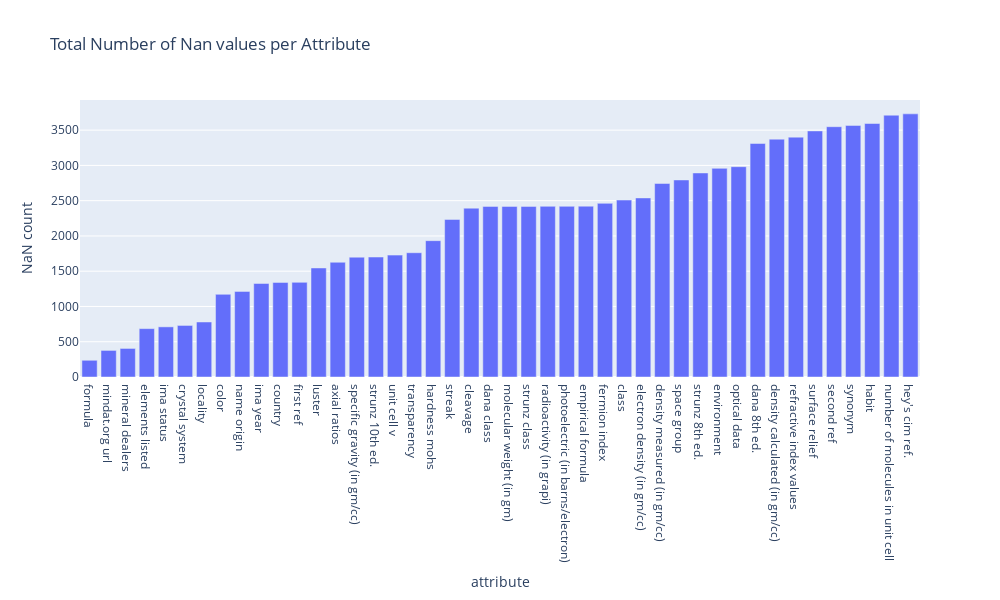
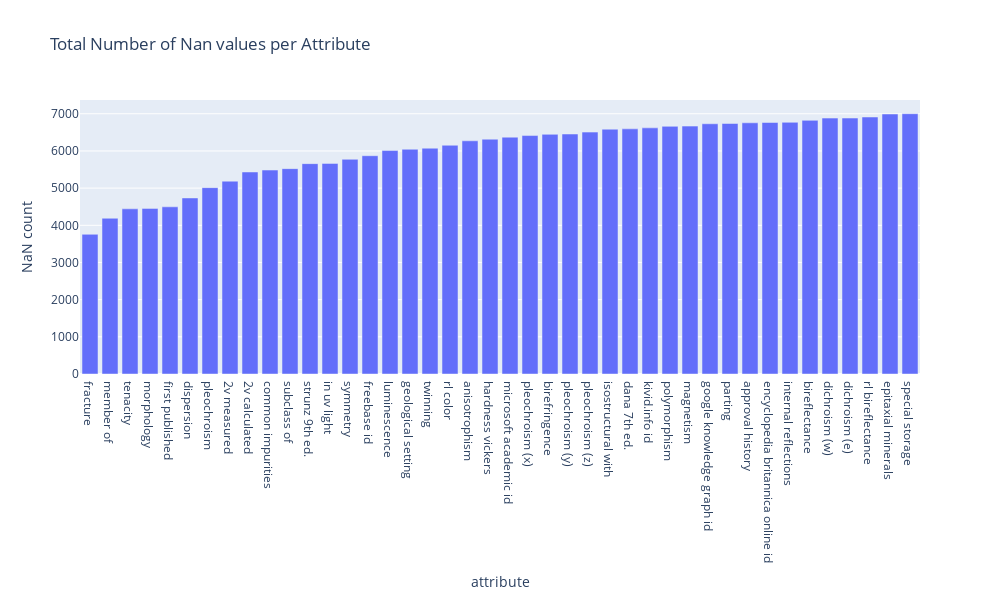

Notebook code cell kept with these figures, in order:
### Code cell
fig = px.bar(nan_df.iloc[:44], x='attribute', y='NaN count', width=1000, height=600, title="Total Number of Nan values per Attribute")
fig.show()
fig = px.bar(nan_df.iloc[44:], x='attribute', y='NaN count', width=1000, height=600, title="Total Number of Nan values per Attribute")
fig.show()

### Figure 1 — Plotly figure (JSON) as saved in the notebook; plotly's stock layout.template omitted (floating-point values rounded to 4 significant figures)
{"data": [{"alignmentgroup": "True", "hovertemplate": "attribute=%{x}<br>NaN count=%{y}<extra></extra>", "legendgroup": "", "marker": {"color": "#636efa", "pattern": {"shape": ""}}, "name": "", "offsetgroup": "", "orientation": "v", "showlegend": false, "textposition": "auto", "type": "bar", "x": ["formula", "mindat.org url", "mineral dealers", "elements listed", "ima status", "crystal system", "locality", "color", "name origin", "ima year", "country", "first ref", "luster", "axial ratios", "specific gravity (in gm/cc)", "strunz 10th ed.", "unit cell v", "transparency", "hardness mohs", "streak", "cleavage", "dana class", "molecular weight (in gm)", "strunz class", "radioactivity (in grapi)", "photoelectric (in barns/electron)", "empirical formula", "fermion index", "class", "electron density (in gm/cc)", "density measured (in gm/cc)", "space group", "strunz 8th ed.", "environment", "optical data", "dana 8th ed.", "density calculated (in gm/cc)", "refractive index values", "surface relief", "second ref", "synonym", "habit", "number of molecules in unit cell", "hey's cim ref."], "xaxis": "x", "y": [237, 377, 405, 686, 711, 731, 780, 1172, 1214, 1326, 1341, 1342, 1546, 1627, 1699, 1701, 1728, 1762, 1933, 2234, 2394, 2419, 2419, 2419, 2420, 2420, 2422, 2462, 2509, 2539, 2744, 2794, 2893, 2958, 2982, 3311, 3372, 3401, 3489, 3549, 3567, 3594, 3712, 3731], "yaxis": "y"}], "layout": {"barmode": "relative", "height": 600, "legend": {"tracegroupgap": 0}, "title": {"text": "Total Number of Nan values per Attribute"}, "width": 1000, "xaxis": {"anchor": "y", "autorange": true, "domain": [0, 1], "range": [-0.5, 43.5], "title": {"text": "attribute"}, "type": "category"}, "yaxis": {"anchor": "x", "autorange": true, "domain": [0, 1], "range": [0, 3927.0], "title": {"text": "NaN count"}, "type": "linear"}}}

### Figure 2 — Plotly figure (JSON) as saved in the notebook; plotly's stock layout.template omitted (floating-point values rounded to 4 significant figures)
{"data": [{"alignmentgroup": "True", "hovertemplate": "attribute=%{x}<br>NaN count=%{y}<extra></extra>", "legendgroup": "", "marker": {"color": "#636efa", "pattern": {"shape": ""}}, "name": "", "offsetgroup": "", "orientation": "v", "showlegend": false, "textposition": "auto", "type": "bar", "x": ["fracture", "member of", "tenacity", "morphology", "first published", "dispersion", "pleochroism", "2v measured", "2v calculated", "common impurities", "subclass of", "strunz 9th ed.", "in uv light", "symmetry", "freebase id", "luminescence", "geological setting", "twinning", "rl color", "anisotrophism", "hardness vickers", "microsoft academic id", "pleochroism (x)", "birefringence", "pleochroism (y)", "pleochroism (z)", "isostructural with", "dana 7th ed.", "kivid.info id", "polymorphism", "magnetism", "google knowledge graph id", "parting", "approval history", "encyclopedia britannica online id", "internal reflections", "bireflectance", "dichroism (w)", "dichroism (e)", "rl bireflectance", "epitaxial minerals", "special storage"], "xaxis": "x", "y": [3758, 4190, 4443, 4455, 4497, 4736, 5013, 5187, 5434, 5486, 5524, 5659, 5665, 5775, 5872, 6011, 6046, 6074, 6153, 6273, 6316, 6371, 6414, 6447, 6456, 6507, 6585, 6594, 6621, 6662, 6668, 6731, 6738, 6757, 6765, 6770, 6823, 6884, 6885, 6913, 6994, 7002], "yaxis": "y"}], "layout": {"barmode": "relative", "height": 600, "legend": {"tracegroupgap": 0}, "title": {"text": "Total Number of Nan values per Attribute"}, "width": 1000, "xaxis": {"anchor": "y", "autorange": true, "domain": [0, 1], "range": [-0.5, 41.5], "title": {"text": "attribute"}, "type": "category"}, "yaxis": {"anchor": "x", "autorange": true, "domain": [0, 1], "range": [0, 7371.0], "title": {"text": "NaN count"}, "type": "linear"}}}
